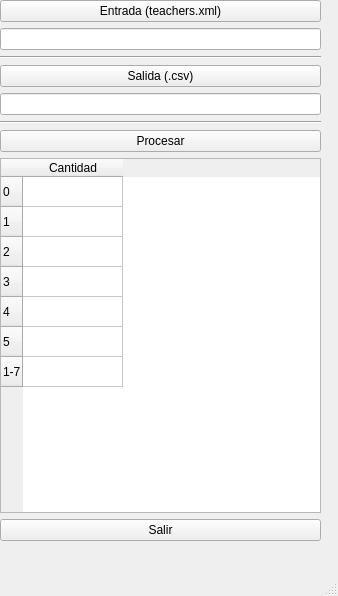
<?xml version="1.0" encoding="UTF-8"?>
<ui version="4.0">
 <class>MainWindow</class>
 <widget class="QMainWindow" name="MainWindow">
  <property name="geometry">
   <rect>
    <x>0</x>
    <y>0</y>
    <width>338</width>
    <height>596</height>
   </rect>
  </property>
  <property name="windowTitle">
   <string>Timetable Eval</string>
  </property>
  <widget class="QWidget" name="centralwidget">
   <widget class="QWidget" name="verticalLayoutWidget">
    <property name="geometry">
     <rect>
      <x>0</x>
      <y>0</y>
      <width>321</width>
      <height>541</height>
     </rect>
    </property>
    <layout class="QVBoxLayout" name="verticalLayout">
     <item>
      <widget class="QPushButton" name="openteachers">
       <property name="text">
        <string>Entrada (teachers.xml)</string>
       </property>
      </widget>
     </item>
     <item>
      <widget class="QLineEdit" name="inputxml"/>
     </item>
     <item>
      <widget class="Line" name="line">
       <property name="orientation">
        <enum>Qt::Horizontal</enum>
       </property>
      </widget>
     </item>
     <item>
      <widget class="QPushButton" name="outputcsv">
       <property name="text">
        <string>Salida (.csv)</string>
       </property>
      </widget>
     </item>
     <item>
      <widget class="QLineEdit" name="outputcsvdir"/>
     </item>
     <item>
      <widget class="Line" name="line_2">
       <property name="orientation">
        <enum>Qt::Horizontal</enum>
       </property>
      </widget>
     </item>
     <item>
      <widget class="QPushButton" name="process">
       <property name="text">
        <string>Procesar</string>
       </property>
      </widget>
     </item>
     <item>
      <widget class="QTableWidget" name="tableWidget">
       <property name="rowCount">
        <number>7</number>
       </property>
       <property name="columnCount">
        <number>1</number>
       </property>
       <row>
        <property name="text">
         <string>0</string>
        </property>
       </row>
       <row>
        <property name="text">
         <string>1</string>
        </property>
       </row>
       <row>
        <property name="text">
         <string>2</string>
        </property>
       </row>
       <row>
        <property name="text">
         <string>3</string>
        </property>
       </row>
       <row>
        <property name="text">
         <string>4</string>
        </property>
       </row>
       <row>
        <property name="text">
         <string>5</string>
        </property>
       </row>
       <row>
        <property name="text">
         <string>1-7</string>
        </property>
       </row>
       <column>
        <property name="text">
         <string>Cantidad</string>
        </property>
       </column>
      </widget>
     </item>
     <item>
      <widget class="QPushButton" name="exit">
       <property name="text">
        <string>Salir</string>
       </property>
      </widget>
     </item>
    </layout>
   </widget>
  </widget>
  <widget class="QMenuBar" name="menubar">
   <property name="geometry">
    <rect>
     <x>0</x>
     <y>0</y>
     <width>338</width>
     <height>23</height>
    </rect>
   </property>
  </widget>
  <widget class="QStatusBar" name="statusbar"/>
 </widget>
 <tabstops>
  <tabstop>openteachers</tabstop>
  <tabstop>inputxml</tabstop>
  <tabstop>outputcsv</tabstop>
  <tabstop>outputcsvdir</tabstop>
  <tabstop>process</tabstop>
  <tabstop>tableWidget</tabstop>
  <tabstop>exit</tabstop>
 </tabstops>
 <resources/>
 <connections/>
</ui>
